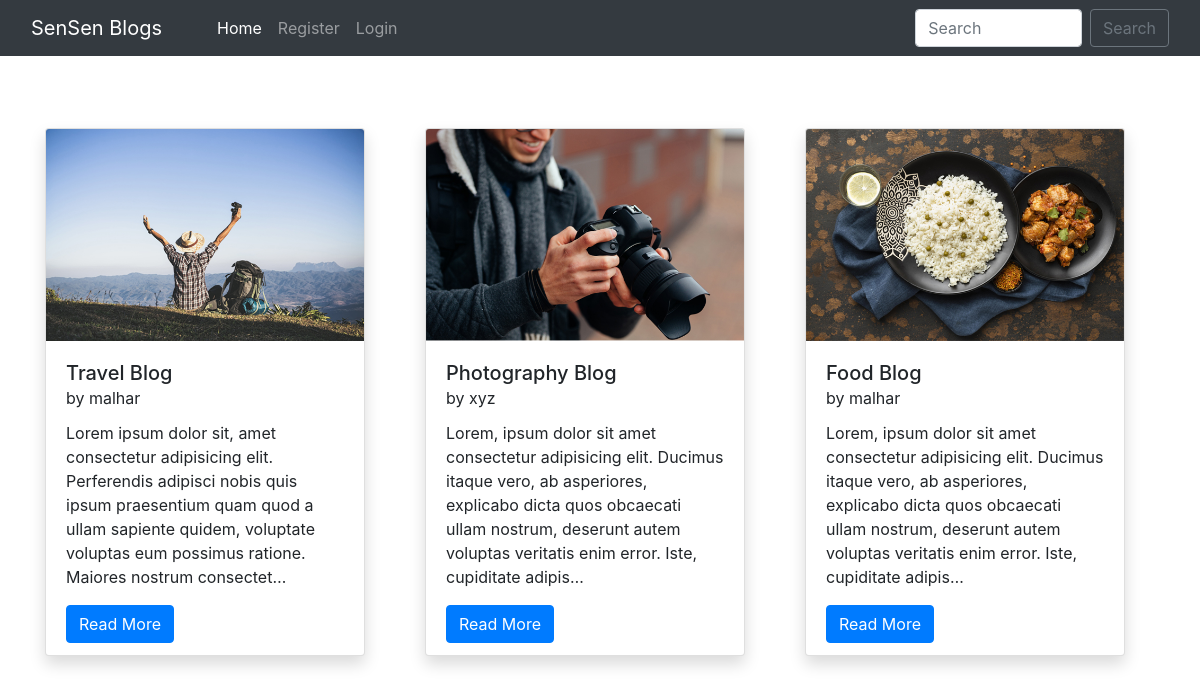
The page / on the database its author committed.
### home/models.py (models this page shows, shortened)
class BlogPost(models.Model):
    title=models.CharField(max_length=255)
    author= models.ForeignKey(User, on_delete=models.CASCADE)
    slug=models.CharField(max_length=130)
    content=models.TextField()
    image = models.ImageField(upload_to="profile_pics", blank=True, null=True)
    dateTime=models.DateTimeField(auto_now_add=True)

### home/views.py (the view)
# urls.py: path("", views.blogs, name="blogs"),
def blogs(request):
    posts = BlogPost.objects.all()
    posts = BlogPost.objects.filter().order_by('-dateTime')
    return render(request, "blog.html", {'posts':posts})

### home/templates/blog.html (shortened to what this page needs)
{% extends 'base.html' %}
{% block homeactive %} active {% endblock homeactive %}
{% block body %}
<div class="container mt-5 mb-3">
    <div class="row">
        {% for post in posts %}
        <div class="col-lg-4 my-4">
            <div class="card shadow" style="width: 20rem; height: 33rem;">
                <img src="/media/{{post.image}}" class="card-img-top" alt="..." height="250px">
                <div class="card-body">
                  <h5 class="card-title">{{post.title}} <br><small>by {{post.author}}</small></h5>
                  <p class="card-text">{{post.content| truncatechars:210}}</p>
                  <a href="blog/{{post.slug}}" class="btn btn-primary">Read More {% if user.is_superuser or user == post.author %}<a href="delete_blog_post/{{post.slug}}/" class="btn btn-danger mx-4">Delete Blog</a>{% endif %}</a>
                </div>
              </div>
        </div>
        {% endfor %}
    </div>
</div>
{% endblock %}

### home/templates/base.html (shortened to what this page needs)
<!doctype html>
<html lang="en">
  <head>
    <link href="//maxcdn.bootstrapcdn.com/bootstrap/4.1.1/css/bootstrap.min.css" rel="stylesheet" id="bootstrap-css">
    <link href="https://cdn.jsdelivr.net/npm/bootstrap@5.0.2/dist/css/bootstrap.min.css" rel="stylesheet">
    <link rel="stylesheet" href="https://maxcdn.bootstrapcdn.com/bootstrap/4.0.0/css/bootstrap.min.css">
  </head>
  <body>
    <nav class="navbar navbar-expand-lg navbar-dark bg-dark sticky-top">
        <div class="container-fluid">
          <a class="navbar-brand" href="#">SenSen Blogs</a>
          <div class="collapse navbar-collapse" id="navbarSupportedContent">
          <div class="container mx-3">
            <ul class="navbar-nav me-auto mb-2 mb-lg-0">
              <li class="nav-item">
                <a class="nav-link {% block homeactive %} {% endblock homeactive %}" aria-current="page" href="/">Home</a>
              </li>
              {% if user.is_authenticated %}
              <li class="nav-item">
                <a class="nav-link {% block add_blogs_active %} {% endblock add_blogs_active %}" href="/add_blogs/">Add Blogs</a>
              </li>
              <li class="nav-item">
                <a class="nav-link active" href="#">Hello {{request.user}}</a>
              </li>
              <li class="nav-item">
                <a class="nav-link {% block profileactive %} {% endblock profileactive %}" href="/profile/">Profile</a>
              </li>
              <li class="nav-item">
                <a class="nav-link" href="/logout/">Logout</a>
              </li>
              {% else %}
              <li class="nav-item">
                <a class="nav-link {% block registeractive %} {% endblock registeractive %}" href="/register/">Register</a>
              </li>
               <li class="nav-item">
                <a class="nav-link {% block loginactive %} {% endblock loginactive %}" href="/login/">Login</a>
              </li>
              {% endif %}
            </ul>
            </div>
            <form class="d-flex" method="POST" action="/search/"> {% csrf_token %}
              <input class="form-control me-2" type="search" placeholder="Search" name="searched" id="searched" aria-label="Search">
              <button href="/search/" class="btn btn-outline-secondary" type="submit">Search</button>
            </form>
          </div>
        </div>
      </nav>
      {% block body %}
      {% endblock %}
</body>
</html>

### rows shown on the page
BlogPost: image (picture), title "Travel Blog", author "malhar", content "Lorem ipsum dolor sit, amet consectetur adipisicing elit. Perferendis adipisci nobis quis ipsum praesentium quam quod a ullam sapiente quidem, voluptate voluptas eum possimus ratione. Maiores nostrum consectet…"
BlogPost: image (picture), title "Photography Blog", author "xyz", content "Lorem, ipsum dolor sit amet consectetur adipisicing elit. Ducimus itaque vero, ab asperiores, explicabo dicta quos obcaecati ullam nostrum, deserunt autem voluptas veritatis enim error. Iste, cupiditate adipis…"
BlogPost: image (picture), title "Food Blog", author "malhar", content "Lorem, ipsum dolor sit amet consectetur adipisicing elit. Ducimus itaque vero, ab asperiores, explicabo dicta quos obcaecati ullam nostrum, deserunt autem voluptas veritatis enim error. Iste, cupiditate adipis…"
